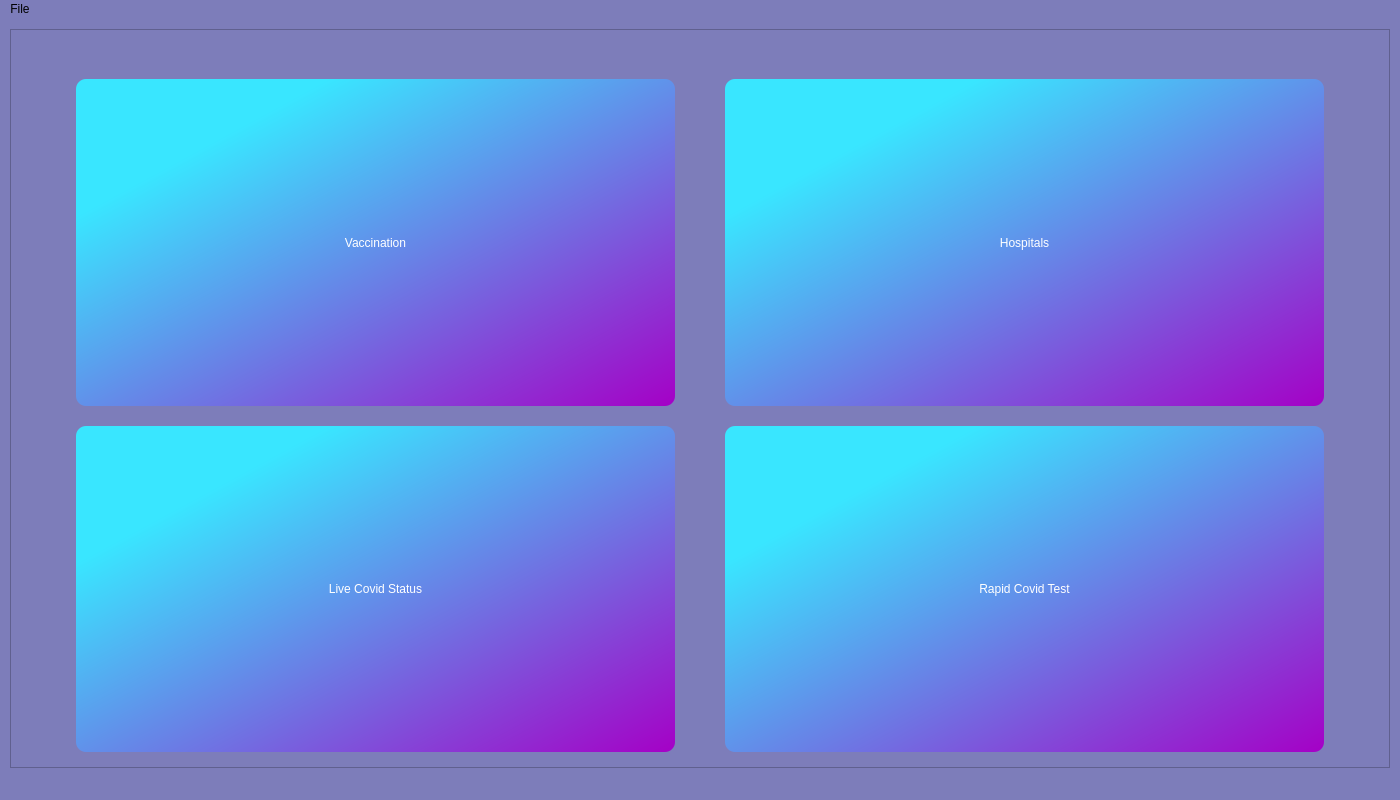
<?xml version="1.0" encoding="UTF-8"?>
<ui version="4.0">
 <class>Dashboard</class>
 <widget class="QMainWindow" name="Dashboard">
  <property name="geometry">
   <rect>
    <x>0</x>
    <y>0</y>
    <width>1400</width>
    <height>800</height>
   </rect>
  </property>
  <property name="sizePolicy">
   <sizepolicy hsizetype="Preferred" vsizetype="Preferred">
    <horstretch>0</horstretch>
    <verstretch>0</verstretch>
   </sizepolicy>
  </property>
  <property name="windowTitle">
   <string>Dashboard</string>
  </property>
  <property name="windowIcon">
   <iconset>
    <normaloff>../../../Downloads/mask.png</normaloff>../../../Downloads/mask.png</iconset>
  </property>
  <property name="styleSheet">
   <string notr="true">background-color: rgb(125, 125, 186);</string>
  </property>
  <widget class="QWidget" name="centralwidget">
   <layout class="QGridLayout" name="gridLayout">
    <property name="leftMargin">
     <number>10</number>
    </property>
    <property name="topMargin">
     <number>10</number>
    </property>
    <property name="rightMargin">
     <number>10</number>
    </property>
    <property name="bottomMargin">
     <number>10</number>
    </property>
    <property name="spacing">
     <number>5</number>
    </property>
    <item row="0" column="0">
     <widget class="QScrollArea" name="scrollArea">
      <property name="widgetResizable">
       <bool>true</bool>
      </property>
      <widget class="QWidget" name="scrollAreaWidgetContents_2">
       <property name="geometry">
        <rect>
         <x>0</x>
         <y>0</y>
         <width>1378</width>
         <height>739</height>
        </rect>
       </property>
       <layout class="QGridLayout" name="gridLayout_3">
        <property name="leftMargin">
         <number>5</number>
        </property>
        <property name="topMargin">
         <number>5</number>
        </property>
        <property name="rightMargin">
         <number>5</number>
        </property>
        <property name="bottomMargin">
         <number>5</number>
        </property>
        <property name="spacing">
         <number>10</number>
        </property>
        <item row="1" column="0">
         <spacer name="verticalSpacer_3">
          <property name="orientation">
           <enum>Qt::Vertical</enum>
          </property>
          <property name="sizeType">
           <enum>QSizePolicy::Preferred</enum>
          </property>
          <property name="sizeHint" stdset="0">
           <size>
            <width>20</width>
            <height>20</height>
           </size>
          </property>
         </spacer>
        </item>
        <item row="0" column="0">
         <widget class="QLabel" name="label_dashboard">
          <property name="enabled">
           <bool>true</bool>
          </property>
          <property name="styleSheet">
           <string notr="true">border-radius: 10px;</string>
          </property>
          <property name="text">
           <string/>
          </property>
          <property name="alignment">
           <set>Qt::AlignCenter</set>
          </property>
         </widget>
        </item>
        <item row="2" column="0">
         <layout class="QGridLayout" name="gridLayout_2">
          <property name="leftMargin">
           <number>60</number>
          </property>
          <property name="rightMargin">
           <number>60</number>
          </property>
          <item row="2" column="0">
           <widget class="QPushButton" name="pushButton_Live">
            <property name="sizePolicy">
             <sizepolicy hsizetype="Preferred" vsizetype="Expanding">
              <horstretch>0</horstretch>
              <verstretch>20</verstretch>
             </sizepolicy>
            </property>
            <property name="cursor">
             <cursorShape>PointingHandCursor</cursorShape>
            </property>
            <property name="mouseTracking">
             <bool>true</bool>
            </property>
            <property name="layoutDirection">
             <enum>Qt::LeftToRight</enum>
            </property>
            <property name="autoFillBackground">
             <bool>false</bool>
            </property>
            <property name="styleSheet">
             <string notr="true">font: 26pt &quot;Cooper Black&quot;;
color: rgb(255, 255, 255);
background-color: qlineargradient(spread:pad, x1:0, y1:0, x2:1, y2:1, stop:0.210227 rgba(57, 230, 255, 255), stop:1 rgba(165, 0, 198, 255));
border-radius: 10px;</string>
            </property>
            <property name="text">
             <string>Live Covid Status</string>
            </property>
           </widget>
          </item>
          <item row="1" column="1">
           <spacer name="verticalSpacer">
            <property name="orientation">
             <enum>Qt::Vertical</enum>
            </property>
            <property name="sizeType">
             <enum>QSizePolicy::Preferred</enum>
            </property>
            <property name="sizeHint" stdset="0">
             <size>
              <width>20</width>
              <height>10</height>
             </size>
            </property>
           </spacer>
          </item>
          <item row="0" column="0">
           <widget class="QPushButton" name="pushButton_vaccine">
            <property name="sizePolicy">
             <sizepolicy hsizetype="Preferred" vsizetype="Expanding">
              <horstretch>0</horstretch>
              <verstretch>20</verstretch>
             </sizepolicy>
            </property>
            <property name="cursor">
             <cursorShape>PointingHandCursor</cursorShape>
            </property>
            <property name="mouseTracking">
             <bool>true</bool>
            </property>
            <property name="autoFillBackground">
             <bool>false</bool>
            </property>
            <property name="styleSheet">
             <string notr="true">font: 26pt &quot;Cooper Black&quot;;
color: rgb(255, 255, 255);
background-color: qlineargradient(spread:pad, x1:0, y1:0, x2:1, y2:1, stop:0.210227 rgba(57, 230, 255, 255), stop:1 rgba(165, 0, 198, 255));
border-radius: 10px;</string>
            </property>
            <property name="text">
             <string>Vaccination</string>
            </property>
           </widget>
          </item>
          <item row="0" column="2">
           <widget class="QPushButton" name="pushButton_Hospital">
            <property name="sizePolicy">
             <sizepolicy hsizetype="Preferred" vsizetype="Expanding">
              <horstretch>0</horstretch>
              <verstretch>20</verstretch>
             </sizepolicy>
            </property>
            <property name="cursor">
             <cursorShape>PointingHandCursor</cursorShape>
            </property>
            <property name="mouseTracking">
             <bool>true</bool>
            </property>
            <property name="autoFillBackground">
             <bool>false</bool>
            </property>
            <property name="styleSheet">
             <string notr="true">font: 26pt &quot;Cooper Black&quot;;
color: rgb(255, 255, 255);
background-color: qlineargradient(spread:pad, x1:0, y1:0, x2:1, y2:1, stop:0.210227 rgba(57, 230, 255, 255), stop:1 rgba(165, 0, 198, 255));
border-radius: 10px;</string>
            </property>
            <property name="text">
             <string>Hospitals</string>
            </property>
            <property name="icon">
             <iconset>
              <normaloff>../img/doctor.png</normaloff>../img/doctor.png</iconset>
            </property>
            <property name="shortcut">
             <string>A, I</string>
            </property>
           </widget>
          </item>
          <item row="0" column="1">
           <spacer name="horizontalSpacer">
            <property name="orientation">
             <enum>Qt::Horizontal</enum>
            </property>
            <property name="sizeType">
             <enum>QSizePolicy::Fixed</enum>
            </property>
            <property name="sizeHint" stdset="0">
             <size>
              <width>40</width>
              <height>20</height>
             </size>
            </property>
           </spacer>
          </item>
          <item row="3" column="0">
           <spacer name="verticalSpacer_2">
            <property name="orientation">
             <enum>Qt::Vertical</enum>
            </property>
            <property name="sizeType">
             <enum>QSizePolicy::Preferred</enum>
            </property>
            <property name="sizeHint" stdset="0">
             <size>
              <width>20</width>
              <height>10</height>
             </size>
            </property>
           </spacer>
          </item>
          <item row="2" column="2">
           <widget class="QPushButton" name="pushButton_Rapidcovid">
            <property name="sizePolicy">
             <sizepolicy hsizetype="Preferred" vsizetype="Expanding">
              <horstretch>0</horstretch>
              <verstretch>20</verstretch>
             </sizepolicy>
            </property>
            <property name="cursor">
             <cursorShape>PointingHandCursor</cursorShape>
            </property>
            <property name="mouseTracking">
             <bool>true</bool>
            </property>
            <property name="autoFillBackground">
             <bool>false</bool>
            </property>
            <property name="styleSheet">
             <string notr="true">font: 26pt &quot;Cooper Black&quot;;
color: rgb(255, 255, 255);
background-color: qlineargradient(spread:pad, x1:0, y1:0, x2:1, y2:1, stop:0.210227 rgba(57, 230, 255, 255), stop:1 rgba(165, 0, 198, 255));
border-radius: 10px;</string>
            </property>
            <property name="text">
             <string>Rapid Covid Test</string>
            </property>
           </widget>
          </item>
         </layout>
        </item>
       </layout>
      </widget>
     </widget>
    </item>
   </layout>
  </widget>
  <widget class="QMenuBar" name="menubar">
   <property name="geometry">
    <rect>
     <x>0</x>
     <y>0</y>
     <width>1400</width>
     <height>17</height>
    </rect>
   </property>
   <widget class="QMenu" name="menuFile">
    <property name="title">
     <string>File</string>
    </property>
    <addaction name="separator"/>
    <addaction name="actionClose_2"/>
   </widget>
   <addaction name="menuFile"/>
  </widget>
  <widget class="QStatusBar" name="statusbar"/>
  <action name="actionClose">
   <property name="text">
    <string>Close</string>
   </property>
  </action>
  <action name="actionClose_2">
   <property name="text">
    <string>Close</string>
   </property>
  </action>
 </widget>
 <resources/>
 <connections/>
</ui>
